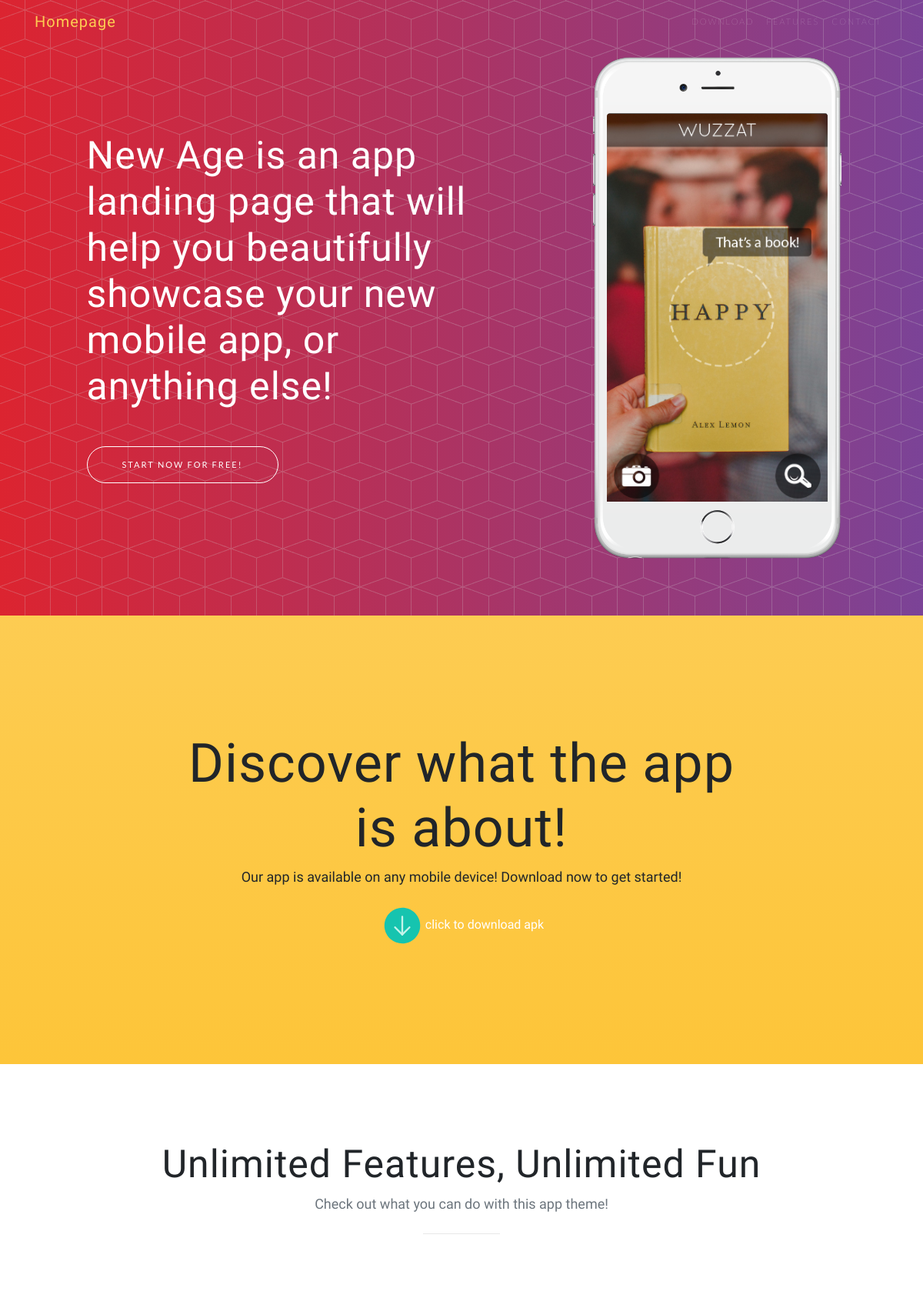
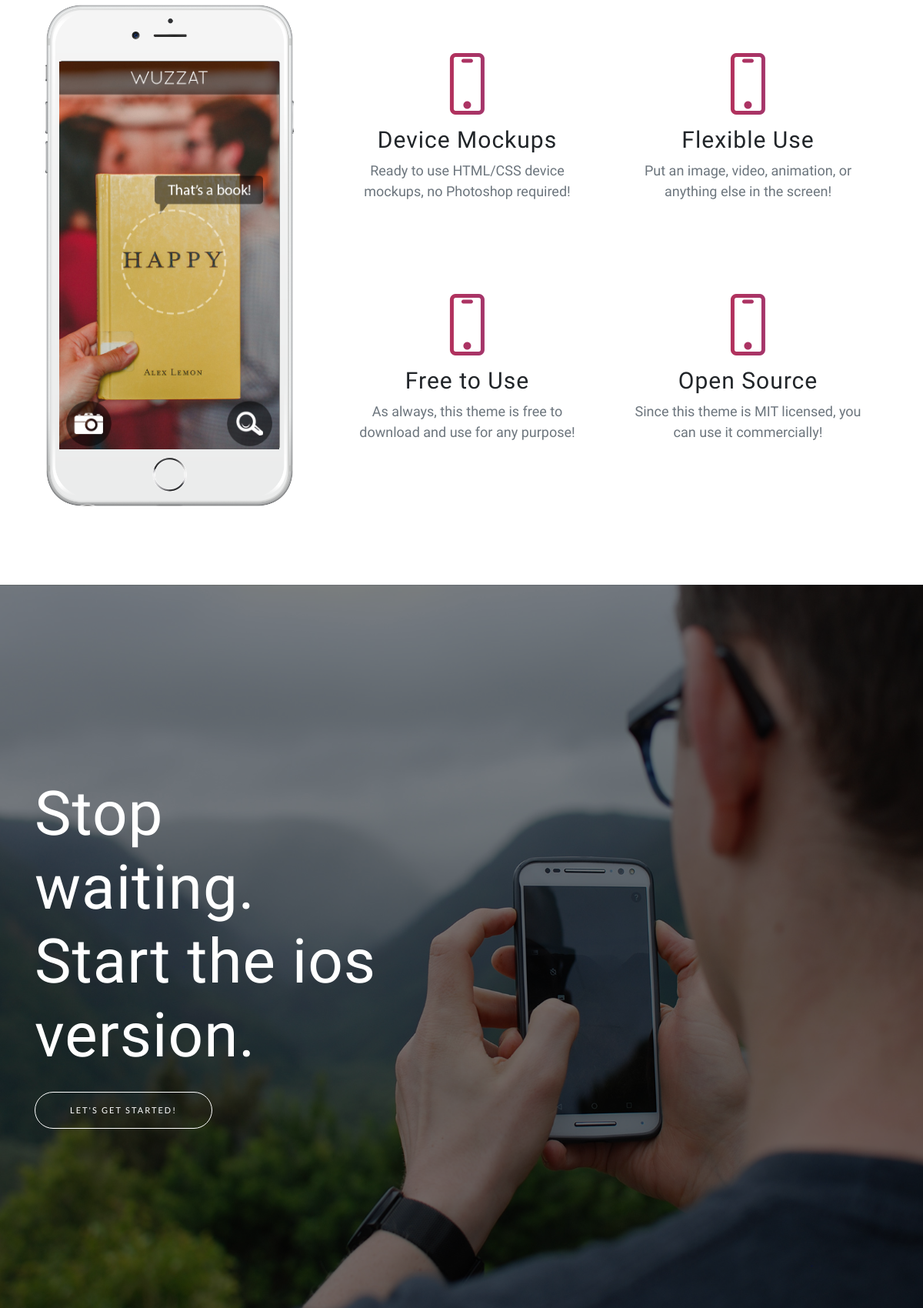
The page /dashboard/app/1 (upper part) on the database its author committed (2 pictures, top to bottom).
### dashboard/models.py (models this page shows, shortened)
class app(models.Model):
    STATUS_NORMAL = 1
    STATUS_DELETE = 0
    STATUS_ITEMS = (
        (STATUS_NORMAL,'正常'),
        (STATUS_DELETE,'删除'),
    )
    content = models.CharField(max_length=200,verbose_name="APP介绍")
    image = models.ImageField(upload_to='photos/%Y/%m/%d/',default='',verbose_name="App图片")
    android_url = models.FileField(upload_to='photos/%Y/%m/%d/',default='',verbose_name="安卓下载地址")
    ios_url = models.URLField(max_length=300,blank=True,null=True,default='',verbose_name="苹果下载地址")
    status = models.PositiveIntegerField(default=STATUS_NORMAL,choices=STATUS_ITEMS,verbose_name="状态")
    owner = models.ForeignKey(User,verbose_name="app属主",on_delete=models.CASCADE)
    created_time = models.DateTimeField(auto_now_add=True,verbose_name="创建时间")
    def features(self,id):
        return feature.objects.filter(status=feature.STATUS_NORMAL).filter(owner=self)
    class Meta:
        verbose_name = verbose_name_plural = "App介绍"

class feature(models.Model):
    STATUS_NORMAL = 1
    STATUS_DELETE = 0
    STATUS_ITEMS = (
        (STATUS_NORMAL,'正常'),
        (STATUS_DELETE,'删除'),
    )
    ICON_ITEMS = (
        ("icon-screen-smartphone",'icon-screen-smartphone'),
        ("icon-camera",'icon-camera'),
        ("icon-present",'icon-present'),
        ("icon-lock-open",'icon-lock-open'),
    )
    name = models.CharField(max_length=200,verbose_name="特性名称")
    content = models.CharField(max_length=200,verbose_name="特性介绍")
    icon = models.CharField(max_length=200,default=ICON_ITEMS[0][0],choices=ICON_ITEMS,verbose_name="特性图标")
    status = models.PositiveIntegerField(default=STATUS_NORMAL,choices=STATUS_ITEMS,verbose_name="状态")
    owner = models.ForeignKey(app,verbose_name="APP特性属主",on_delete=models.CASCADE)
    class Meta:
        verbose_name = verbose_name_plural = "App特性列表"

### dashboard/views.py (the view)
# urls.py: path('app/<int:user_id>',views.AppView.as_view(),name="apppage"),
class AppView(TemplateView):
    model = app
    template_name = 'dashboard/appIntro.html'
    def get(self,request,*args,**kwargs):
        user_id = self.kwargs.get('user_id')
        user = UserProfile.objects.get(pk=user_id)
        app = user.app(user.user.id)
        context = {
            'user':user,
            'app':app,
            'features':app.features(app.id)
        }
        return self.render_to_response(context)

### dashboard/models.py (called while the page is built)
    def app(self,id):
        return app.objects.filter(status=app.STATUS_NORMAL).get(owner=self.user)

### dashboard/templates/dashboard/appIntro.html (shortened to what this page needs)
<!DOCTYPE html>
<html lang="en">
<head>
  {% load static %}
  <link href="{% static 'vendor/bootstrap/css/bootstrap.min.css' %}" rel="stylesheet">
  <link href="{% static 'vendor/fontawesome-free/css/all.min.css' %}" rel="stylesheet">
  <link rel="stylesheet" href="{% static 'vendor/simple-line-icons/css/simple-line-icons.css' %}">
  <link rel="stylesheet" href="{% static 'device-mockups/device-mockups.min.css' %}">
  <link href="{% static 'css/new-age.min.css' %}" rel="stylesheet">
</head>
<body id="page-top">
  <nav class="navbar navbar-expand-lg navbar-light fixed-top" id="mainNav">
    <div class="container">
      <a class="navbar-brand js-scroll-trigger" href="{% url 'dashboard:homepage' user.id %}">Homepage</a>
      <div class="collapse navbar-collapse" id="navbarResponsive">
        <ul class="navbar-nav ml-auto">
          <li class="nav-item">
            <a class="nav-link js-scroll-trigger" href="#download">Download</a>
          </li>
          <li class="nav-item">
            <a class="nav-link js-scroll-trigger" href="#features">Features</a>
          </li>
          <li class="nav-item">
            <a class="nav-link js-scroll-trigger" href="#contact">Contact</a>
          </li>
        </ul>
      </div>
    </div>
  </nav>
  <header class="masthead">
    <div class="container h-100">
      <div class="row h-100">
        <div class="col-lg-7 my-auto">
          <div class="header-content mx-auto">
            <h1 class="mb-5">{{ app.content }}</h1>
            <a href="#download" class="btn btn-outline btn-xl js-scroll-trigger">Start Now for Free!</a>
          </div>
        </div>
        <div class="col-lg-5 my-auto">
          <div class="device-container">
            <div class="device-mockup iphone6_plus portrait white">
              <div class="device">
                <div class="screen">
                  <img src="{{ app.image.url }}" class="img-fluid" alt="">
                </div>
                <div class="button">
                </div>
              </div>
            </div>
          </div>
        </div>
      </div>
    </div>
  </header>
  <section class="download bg-primary text-center" id="download">
    <div class="container">
      <div class="row">
        <div class="col-md-8 mx-auto">
          <h2 class="section-heading">Discover what the app is about!</h2>
          <p>Our app is available on any mobile device! Download now to get started!</p>
          <div class="badges">
            <a class="badge-link" href="{{ app.android_url }}"><img src="{% static 'img/download.svg' %}" alt=""><span style="color: white;">click to download apk</span></a>
          </div>
        </div>
      </div>
    </div>
  </section>
  <section class="features" id="features">
    <div class="container">
      <div class="section-heading text-center">
        <h2>Unlimited Features, Unlimited Fun</h2>
        <p class="text-muted">Check out what you can do with this app theme!</p>
        <hr>
      </div>
      <div class="row">
        <div class="col-lg-4 my-auto">
          <div class="device-container">
            <div class="device-mockup iphone6_plus portrait white">
              <div class="device">
                <div class="screen">
                  <img src="{{ app.image.url }}" class="img-fluid" alt="">
                </div>
                <div class="button">
                </div>
              </div>
            </div>
          </div>
        </div>
        <div class="col-lg-8 my-auto">
          <div class="container-fluid">
            {% for item in features %}
            {% if forloop.counter is 1 or forloop.counter is 3 %}
            <div class="row">
            {% endif %}
              <div class="col-lg-6">
                <div class="feature-item">
                  <i class="{{ item.icon }} text-primary"></i>
                  <h3>{{ item.name }}</h3>
                  <p class="text-muted">{{ item.content }}</p>
                </div>
              </div>
             {% if forloop.counter is 2 or forloop.counter is 4 %}
            </div>
             {% endif %}
              {% endfor %}
          </div>
        </div>
      </div>
    </div>
  </section>
  <section class="cta">
    <div class="cta-content">
      <div class="container">
        <h2>Stop waiting.<br>Start the ios version.</h2>
        <a href="{{ app.ios_url }}" target="view_window" class="btn btn-outline btn-xl js-scroll-trigger">Let's Get Started!</a>
      </div>
    </div>
    <div class="overlay"></div>
  </section>
</body>
</html>

### rows shown on the page
app: content "New Age is an app landing page that will help you beautifully showcase your new mobile app, or anything else!", image (picture)
feature: name "Device Mockups", content "Ready to use HTML/CSS device mockups, no Photoshop required!"
feature: name "Flexible Use", content "Put an image, video, animation, or anything else in the screen!"
feature: name "Free to Use", content "As always, this theme is free to download and use for any purpose!"
feature: name "Open Source", content "Since this theme is MIT licensed, you can use it commercially!"
